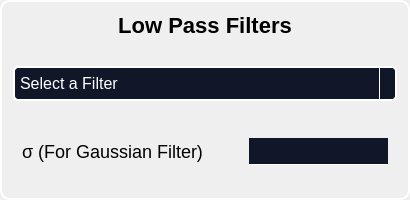
         <widget class="QFrame" name="lowPassFrame">
          <property name="minimumSize">
           <size>
            <width>400</width>
            <height>200</height>
           </size>
          </property>
          <property name="maximumSize">
           <size>
            <width>500</width>
            <height>200</height>
           </size>
          </property>
          <property name="styleSheet">
           <string notr="true">QFrame{
border-radius: 10px;
border: 2px solid white; 
}</string>
          </property>
          <property name="frameShape">
           <enum>QFrame::StyledPanel</enum>
          </property>
          <property name="frameShadow">
           <enum>QFrame::Raised</enum>
          </property>
          <layout class="QVBoxLayout" name="verticalLayout_9">
           <property name="spacing">
            <number>15</number>
           </property>
           <item>
            <widget class="QLabel" name="label_8">
             <property name="maximumSize">
              <size>
               <width>16777215</width>
               <height>40</height>
              </size>
             </property>
             <property name="styleSheet">
              <string notr="true">border: none;
margin: 0;
font-size:22px;
font-weight: bold;</string>
             </property>
             <property name="text">
              <string>Low Pass Filters</string>
             </property>
             <property name="alignment">
              <set>Qt::AlignCenter</set>
             </property>
            </widget>
           </item>
           <item>
            <spacer name="verticalSpacer_5">
             <property name="orientation">
              <enum>Qt::Vertical</enum>
             </property>
             <property name="sizeHint" stdset="0">
              <size>
               <width>20</width>
               <height>40</height>
              </size>
             </property>
            </spacer>
           </item>
           <item>
            <widget class="QComboBox" name="lowPassCombobox">
             <property name="styleSheet">
              <string notr="true">*{
border:none;
margin-top: 0px;
font-size:16px;
}
QComboBox {
    background-color: #0f1729;
    color: #ffffff;
    border: 2px solid #ffffff;   /* White border */
    border-radius: 5px;
    padding: 5px;
}

QComboBox::drop-down {
    border-left: 1px solid #ffffff; /* White border */
}

QComboBox QAbstractItemView {
    background-color: #0f1729;  /* Background color of dropdown items */
    color: #ffffff;             /* Text color of dropdown items */
    border: 1px solid #ffffff;  /* Border around the dropdown */
    selection-background-color: #1e293b;
    selection-color: #ffffff;            /* Text color of selected item */
    padding: 5px;
}
</string>
             </property>
             <item>
              <property name="text">
               <string>Select a Filter</string>
              </property>
             </item>
             <item>
              <property name="text">
               <string>Average</string>
              </property>
             </item>
             <item>
              <property name="text">
               <string>Gaussian</string>
              </property>
             </item>
             <item>
              <property name="text">
               <string>Median</string>
              </property>
             </item>
            </widget>
           </item>
           <item>
            <spacer name="verticalSpacer_4">
             <property name="orientation">
              <enum>Qt::Vertical</enum>
             </property>
             <property name="sizeHint" stdset="0">
              <size>
               <width>20</width>
               <height>40</height>
              </size>
             </property>
            </spacer>
           </item>
           <item>
            <widget class="QFrame" name="lowPassGaussianFrame">
             <property name="styleSheet">
              <string notr="true">border:none;

</string>
             </property>
             <property name="frameShape">
              <enum>QFrame::StyledPanel</enum>
             </property>
             <property name="frameShadow">
              <enum>QFrame::Raised</enum>
             </property>
             <layout class="QHBoxLayout" name="horizontalLayout_16">
              <item>
               <widget class="QLabel" name="label_10">
                <property name="styleSheet">
                 <string notr="true">border: none;
margin: 0;
font-size:18px;</string>
                </property>
                <property name="text">
                 <string>σ (For Gaussian Filter)</string>
                </property>
               </widget>
              </item>
              <item>
               <spacer name="horizontalSpacer_8">
                <property name="orientation">
                 <enum>Qt::Horizontal</enum>
                </property>
                <property name="sizeHint" stdset="0">
                 <size>
                  <width>40</width>
                  <height>20</height>
                 </size>
                </property>
               </spacer>
              </item>
              <item>
               <widget class="QLineEdit" name="lowPassGaussianInput">
                <property name="maximumSize">
                 <size>
                  <width>200</width>
                  <height>16777215</height>
                 </size>
                </property>
                <property name="styleSheet">
                 <string notr="true">QLineEdit {
    background-color: #0f1729;   /* Updated dark background */
    color: #ffffff;              /* Updated white text */
    border: 1px solid #ffffff;   /* Updated blue border */
	border-top:none;
	border-right: none;
	border-left: none;
    padding: 4px 8px;
    font-size: 14px;
}

QLineEdit:hover {
    border: 1px solid #ffffff;   /* Updated lighter blue on hover */
	border-top:none;
	border-right: none;
	border-left: none;
}

QLineEdit:focus {
    border: 1px solid #ffffff;   /* Stronger blue when focused */
	border-top:none;
	border-right: none;
	border-left: none;
    background-color: #142A4A;   /* Slightly lighter background on focus */
    color: #ffffff;              /* Text turns blue when focused */
}

QLineEdit::placeholder {
    color: #39bef7;              /* Lighter blue for the placeholder */
    font-style: italic;
}

QLineEdit:disabled {
    background-color: #1B2C3E;   /* Darker background when disabled */
    color: #888888;              /* Gray text when disabled */
    border: 2px solid #666666;   /* Gray border when disabled */
}</string>
                </property>
               </widget>
              </item>
             </layout>
            </widget>
           </item>
           <item>
            <spacer name="verticalSpacer_6">
             <property name="orientation">
              <enum>Qt::Vertical</enum>
             </property>
             <property name="sizeHint" stdset="0">
              <size>
               <width>20</width>
               <height>40</height>
              </size>
             </property>
            </spacer>
           </item>
          </layout>
         </widget>
